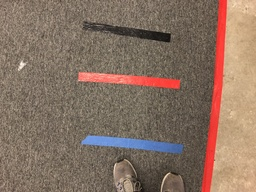
#> input picture Test_Image/Line2.jpg, 256 x 192 px, shrunk from 1280 x 960 before the run
$ python scraps2.py   (older library calls are emulated)
#> lines starting #> are read from the running program, lines starting #| are printed output that depends on the picture; after the words box and inside, x2 and y2 are one past the last pixel; in counts of white or black regions, pixels touching at a corner belong together
import cv2
import numpy as np
import math


# TODO Find a way to find the line dead on and not twisted
# TODO Find width of the line and find the midpoint and then plot line between midpoint

def is_red(red, blue, green):
    green_high = red - 100
    blue_high = red - 100

    green_in_param = 0 <= green <= green_high
    blue_in_param = 0 <= blue <= blue_high

    return green_in_param and blue_in_param


def find_line(name):
#> called with name = '../Test_Image/Line2.jpg'
    print(name)

    img = cv2.imread(name)
#> img is the input picture: shape (192, 256, 3); mean B, G, R 98.6, 113.5, 135.7

    height, width, channels = img.shape
#> height = 192; width = 256; channels = 3
    blue_list, green_list, red_list = cv2.split(img)

    print("height: " + str(height))
#| height: 192
    print("width: " + str(width) + "\n")
#| width: 256

    # loop through craps and return a merged image with black stuff
    for z in range(width):
        for i in range(height):

            red = red_list[i][z]
            blue = blue_list[i][z]
            green = green_list[i][z]

            if not is_red(red, blue, green):
                green_list[i][z] = 0
                blue_list[i][z] = 0
                red_list[i][z] = 0

    pImage = cv2.merge((blue_list, green_list, red_list))

    # find mask of the black stuff
    lower = np.array([1, 1, 1], dtype="uint8")
    upper = np.array([255, 255, 255], dtype="uint8")

    mask = cv2.inRange(pImage, lower, upper)
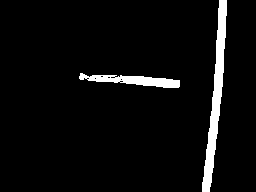
#> mask: shape (192, 256); 4.9% white; 2 white regions, box (x1, y1, x2, y2) and area: (202, 0, 227, 192) 1657, (79, 73, 180, 88) 751

    gray = cv2.cvtColor(pImage, cv2.COLOR_BGR2GRAY)

    gray = np.float32(gray)
    dst = cv2.cornerHarris(gray, 2, 3, 0.01)
    # result is dilated for marking the corners, not important
    dst = cv2.dilate(dst, None)

    # Threshold for an optimal value, it may vary depending on the image.
    pImage[dst > 0.1 * dst.max()] = [0, 255, 0]
#> pImage: shape (192, 256, 3); mean B, G, R 2.8, 5.8, 10.4

    cv2.imshow("dst", pImage)
    cv2.waitKey(0)

    # get contour and craps
    try:
        im2, contour, hierarchy = cv2.findContours(mask, cv2.RETR_EXTERNAL, cv2.CHAIN_APPROX_SIMPLE)

        """
        x1 = [5000, 5000]
        x2 = [0, 0]

        y1 = [5000, 0]
        y2 = [0, 5000]
        """
        contours = max(contour, key=cv2.contourArea)

        """
        for i in range(len(contours)):

            # going right
            if x2[0] < contours[i][0][0]:
                x2 = contours[i][0]

            if x1[1] > contours[i][0][1]:
                x1[1] = contours[i][0][1]

        for z in range(len(contours)-1, 0, -1):

            # going left
            if x1[0] > contours[z][0][0]:
                x1 = contours[z][0]

            if x2[0] < contours[z][0][0]:
                x2[0] = contours[z][0][0]
        """

        # [8 lines of commented-out code are left out]

        """


        cv2.circle(pImage, (y2[0], y2[1]), 7, (255, 0, 0), -1)
        cv2.circle(pImage, (y1[0], y1[1]), 7, (0, 255, 0), -1)

        cv2.line(pImage, (y2[0], y2[1]), (y1[0], y1[1]), (0, 255, 0), thickness=2, lineType=8)
        cv2.line(pImage, (x1[0], x1[1]), (x2[0], x2[1]), (0, 255, 0), thickness=2, lineType=8)

        """

        M = cv2.moments(contour)
        cX = int(M["m10"] / M["m00"])
        cY = int(M["m01"] / M["m00"])

        if is_red(red_list[cY][cX], blue_list[cY][cX], green_list[cY][cX]):

            # draw the center of the shape on the image
            cv2.circle(pImage, (cX, cY), 7, (0, 255, 0), -1)

            # Put words on image
            cv2.putText(pImage, "X: " + str(cX), (cX - 25, cY - 25),
                        cv2.FONT_HERSHEY_SIMPLEX, 0.8, (0, 255, 0), 2)

            cv2.putText(pImage, "Y: " + str(cY), (cX - 25, cY - 50),
                        cv2.FONT_HERSHEY_SIMPLEX, 0.8, (0, 255, 0), 2)
        else:
            # Put words on image
            cv2.putText(pImage, "NOT A LINE YOU ****", (cX - 25, cY - 25),
                        cv2.FONT_HERSHEY_SIMPLEX, 0.8, (0, 255, 0), 2)
    except:
        print("WTF")
        pass

    return pImage


# cv2.imshow("IMAGE1", find_line("../Test_Image/Line1.jpg"))
cv2.imshow("IMAGE2", find_line("../Test_Image/Line2.jpg"))
cv2.imshow("IMAGE3", find_line("../Test_Image/Line3.jpg"))
#> call 2 of find_line, with name = '../Test_Image/Line3.jpg'
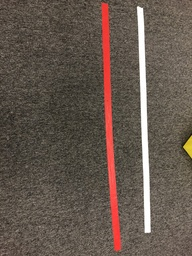
#> input picture Test_Image/Line3.jpg, 192 x 256 px, shrunk from 960 x 1280 before the run
#> in find_line, img is the input picture: shape (256, 192, 3); mean B, G, R 77.6, 87.5, 100.7
#| height: 256
#| width: 192
#> in find_line (call 2), `mask = cv2.inRange(pImage, lower, upper)`: mask: shape (256, 192); 3.2% white; 1 white region, box (x1, y1, x2, y2) and area: (102, 3, 121, 251) 1596
#> in find_line (call 2), `dst = cv2.cornerHarris(gray, 2, 3, 0.01)`:
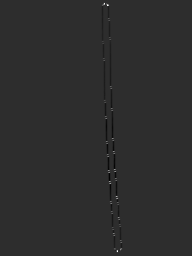
#> dst: shape (256, 192) float32; min -4554100.5, max 20947210, mean -14481.3; drawn with min black and max white
#> in find_line (call 2), `pImage[dst > 0.1 * dst.max()] = [0, 255, 0]`:
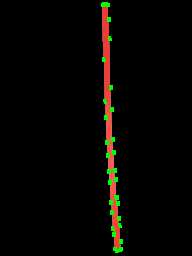
#> pImage: shape (256, 192, 3); mean B, G, R 1.8, 4.9, 6.4
cv2.imshow("IMAGE4", find_line("../Test_Image/Line4.jpg"))
#> call 3 of find_line, with name = '../Test_Image/Line4.jpg'
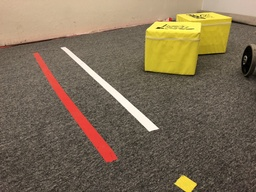
#> input picture Test_Image/Line4.jpg, 256 x 192 px, shrunk from 1280 x 960 before the run
#> in find_line, img is the input picture: shape (192, 256, 3); mean B, G, R 85.3, 109.3, 125.3
#| height: 192
#| width: 256
#> after the loop in find_line (call 3), `for z in range(width):`:
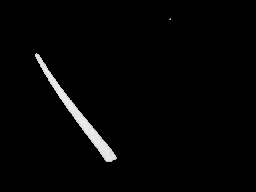
#> red_list: shape (192, 256); min 0, max 241, mean 5
#> in find_line (call 3), `mask = cv2.inRange(pImage, lower, upper)`: mask: shape (192, 256); 2.2% white; 2 white regions (1 under 20 px), largest, box (x1, y1, x2, y2) and area: (35, 53, 117, 162) 1093
#> in find_line (call 3), `pImage[dst > 0.1 * dst.max()] = [0, 255, 0]`:
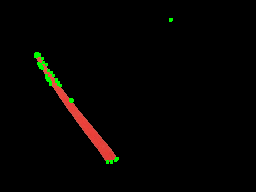
#> pImage: shape (192, 256, 3); mean B, G, R 1.2, 2.9, 4.4
cv2.imshow("IMAGE5", find_line("../Test_Image/Line4.jpg"))
#| height: 192
#| width: 256
# cv2.imshow("IMAGE7", find_line("../Test_Image/Line7.jpg"))
# cv2.imshow("IMAGE8", find_line("../Test_Image/Line8.jpg"))
cv2.waitKey(0)
